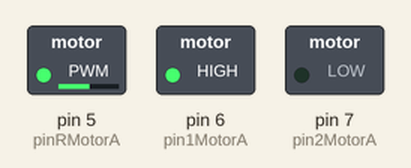
This sketch was run on a simulated Arduino Uno, built with avr-gcc and run on an emulated ATmega328P. On the bench: switched loads named in the sketch (green lamp = pin HIGH).

Above: at 0.05 s.
At 2.05 s:
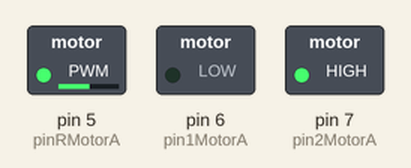
At 3.95 s:
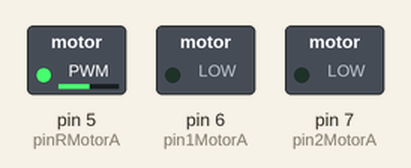
Timing chart, 0 to 4.6 s (numbered marks = the images above):
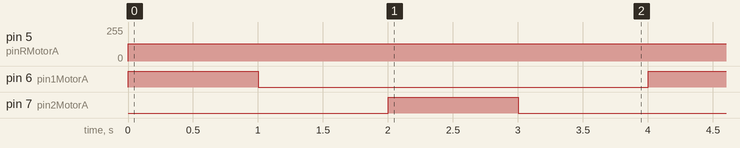

The sketch:

prueba_motor_puerta.ino
```cpp
const int pin1MotorA=6;
const int pin2MotorA=7;
const int pinRMotorA=5;
int tiempo=1000;

void setup() {
pinMode (pin1MotorA,OUTPUT);
pinMode (pin2MotorA,OUTPUT);
pinMode (pinRMotorA,OUTPUT);

}

void loop() {
analogWrite (pinRMotorA,130);

digitalWrite (pin1MotorA,HIGH);
digitalWrite (pin2MotorA,LOW);
delay (tiempo);
digitalWrite (pin1MotorA,LOW);
digitalWrite (pin2MotorA,LOW);
delay (tiempo);
digitalWrite (pin1MotorA,LOW);
digitalWrite (pin2MotorA,HIGH);
delay (tiempo);
digitalWrite (pin1MotorA,LOW);
digitalWrite (pin2MotorA,LOW);
delay (tiempo);

}
```

Measured:
- by itself, pin 5 (pinRMotorA): 0/255 → 130/255 at 0.00 s
- by itself, pin 6 (pin1MotorA), pin 7 (pin2MotorA): alternates HIGH for 1.0 s and LOW for 3.0 s
